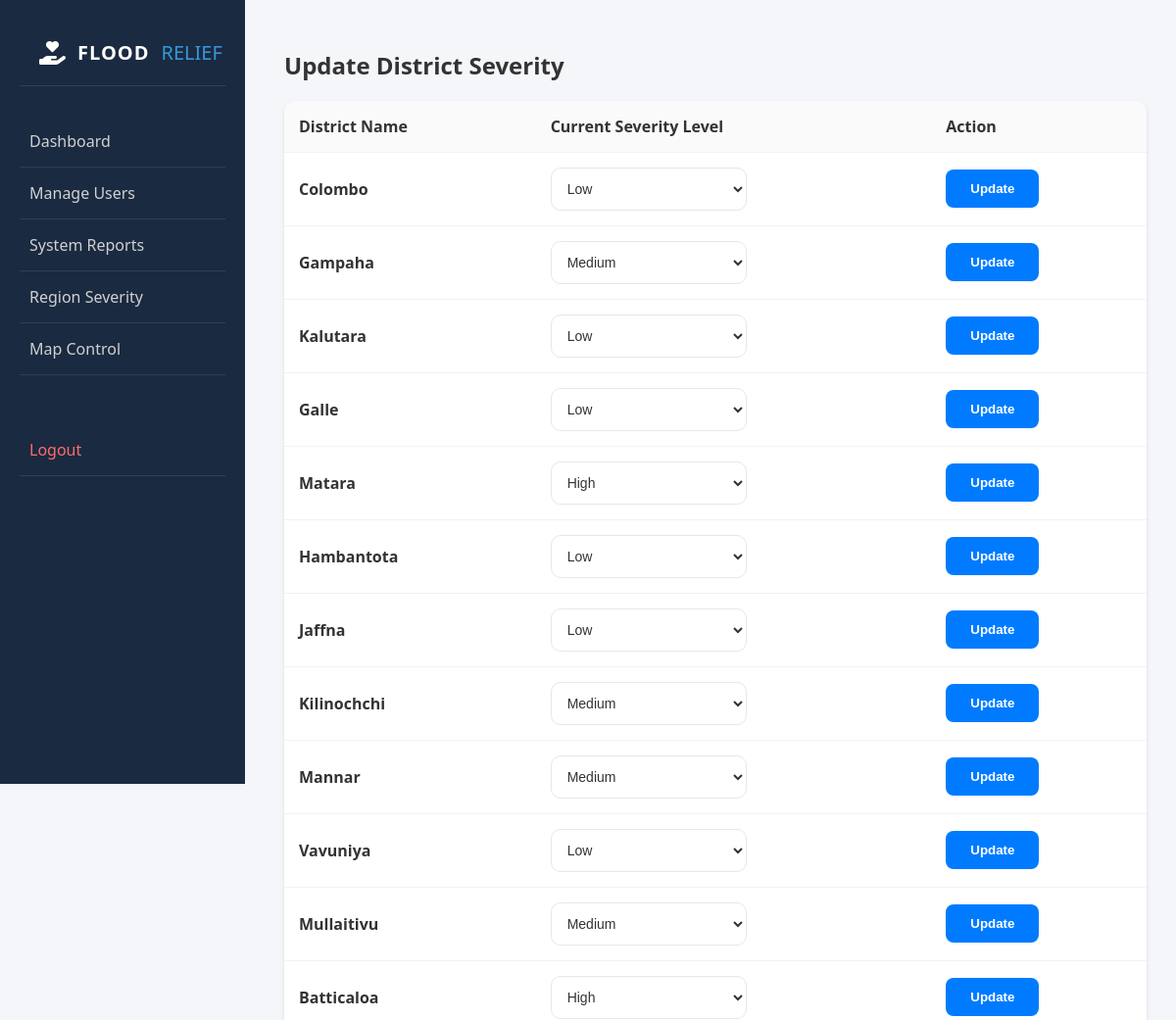
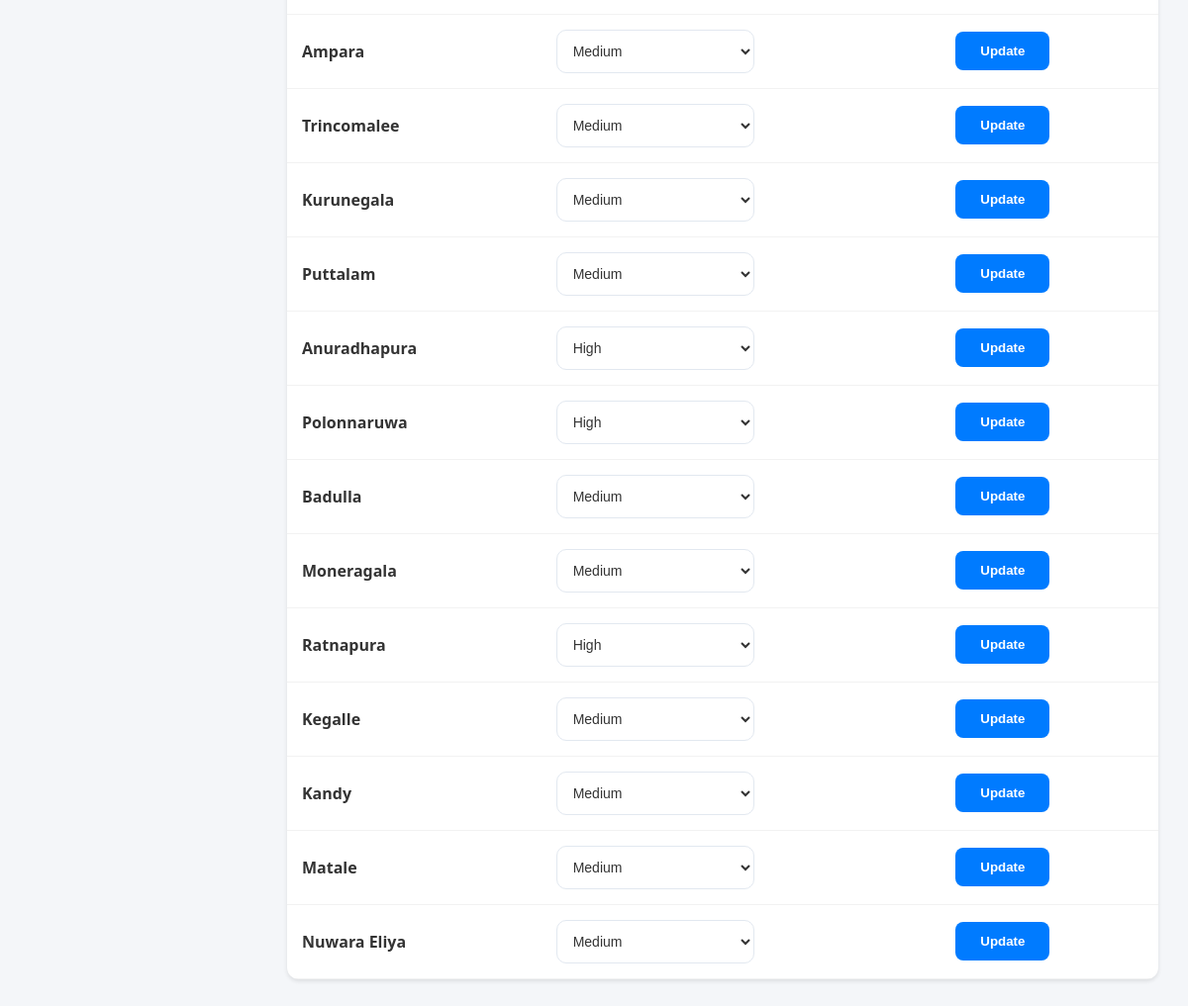
The page /manage_reigon.php on the database its author committed (2 pictures, top to bottom).
### tables this page shows
CREATE TABLE `regions` (
  `id` int(11) NOT NULL,
  `district_name` varchar(100) NOT NULL,
  `severity_level` enum('Low','Medium','High') NOT NULL
);

### manage_reigon.php (the view, shortened to what this page needs)
<?php
require_once 'db_config.php';
$result = $conn->query("SELECT * FROM regions");
?>
<!DOCTYPE html>
<html lang="en">
<head>
    <link rel="stylesheet" href="https://cdnjs.cloudflare.com/ajax/libs/font-awesome/6.4.0/css/all.min.css">
    <link rel="stylesheet" href="stylesAdmin.css">
</head>
<body class="lightMode">
    <div class="sidebar">
        <div class="logo-box" style="padding:20px;">
            <i class="fa-solid fa-hand-holding-heart protection-icon"></i>
            <span class="brand-flood">FLOOD </span><span class="brand-relief">RELIEF</span>
        </div>
        <ul>
            <li><a href="admin_page.html">Dashboard</a></li>
            <li><a href="admin_users.php">Manage Users</a></li>
            <li><a href="admin_reports.php">System Reports</a></li>
            <li><a href="manage_reigon.php">Region Severity</a></li>
            <li><a href="map.html">Map Control</a></li>
            <li style="margin-top: 50px;"><a href="login.html" style="color: #ff6b6b;">Logout</a></li>
        </ul>
    </div>
    <div class="main-content">
        <h2>Update District Severity</h2>
        <div class="table-section">
            <table>
                <thead>
                    <tr>
                        <th>District Name</th>
                        <th>Current Severity Level</th>
                        <th>Action</th>
                    </tr>
                </thead>
                <tbody>
                    <?php while($row = $result->fetch_assoc()): ?>
                    <tr>
                        <td><strong><?php echo $row['district_name']; ?></strong></td>
                        <form action="update_severity.php" method="POST">
                            <td>
                                <select name="severity" class="admin-dropdown" style="width: 200px;">
                                    <option value="Low" <?php if($row['severity_level']=='Low') echo 'selected'; ?>>Low</option>
                                    <option value="Medium" <?php if($row['severity_level']=='Medium') echo 'selected'; ?>>Medium</option>
                                    <option value="High" <?php if($row['severity_level']=='High') echo 'selected'; ?>>High</option>
                                </select>
                            </td>
                            <td>
                                <button type="submit" class="summary-btn" style="margin-top:0;">Update</button>
                            </td>
                        </form>
                    </tr>
                    <?php endwhile; ?>
                </tbody>
            </table>
        </div>
    </div>
</body>
</html>

### stylesAdmin.css (style rules this page uses)
:root { --sidebar-bg: #1a2a40; --main-bg: #f4f6f9; --text-color: #333; --card-bg: white; --primary-blue: #007bff; }
body { font-family: 'Segoe UI', Tahoma, Geneva, Verdana, sans-serif; margin: 0; display: flex; background: var(--main-bg); color: var(--text-color); transition: all 0.3s ease; }
.logo-box { padding: 10px 20px; display: flex; align-items: center; gap: 12px; border-bottom: 1px solid rgba(255, 255, 255, 0.1); margin-bottom: 20px; }
.protection-icon { font-size: 24px; color: #fff; }
.brand-flood { font-size: 20px; font-weight: 800; color: #fff; letter-spacing: 1px; }
.brand-relief { font-size: 20px; font-weight: 400; color: #3498db; }
.sidebar { width: 250px; background: var(--sidebar-bg); color: white; height: 100vh; padding: 20px; box-sizing: border-box; position: fixed; }
.sidebar ul { list-style: none; padding: 0; margin-top: 30px; }
.sidebar ul li { border-bottom: 1px solid rgba(255,255,255,0.1); }
.sidebar ul li a { display: block; padding: 15px 10px; color: #d1d1d1; text-decoration: none; transition: 0.3s; cursor: pointer; }
.main-content { flex: 1; padding: 30px; margin-left: 250px; }
.admin-dropdown { flex: 1; padding: 12px; border-radius: 10px; border: 1px solid #e2e8f0; background: var(--card-bg); color: var(--text-color); font-size: 14px; cursor: pointer; }
.table-section { background: var(--card-bg); border-radius: 12px; overflow: hidden; box-shadow: 0 2px 4px rgba(0,0,0,0.1); }
table { width: 100%; border-collapse: collapse; }
th, td { padding: 15px; text-align: left; border-bottom: 1px solid rgba(0,0,0,0.05); }
th { background: rgba(0,0,0,0.02); color: var(--text-color); font-weight: 600; }
.summary-btn { margin-top: 25px; padding: 12px 25px; background: var(--primary-blue); color: white; border: none; border-radius: 8px; font-weight: 600; cursor: pointer; transition: 0.3s; }
.admin-dropdown, input[name="search"] { color: #333 !important; background-color: #fff !important; }
.main-content { margin-left: 260px; padding: 30px; }

### rows shown on the page
regions: district_name "Colombo", severity "Low"
regions: district_name "Gampaha", severity "Medium"
regions: district_name "Kalutara", severity "Low"
regions: district_name "Galle", severity "Low"
regions: district_name "Matara", severity "High"
regions: district_name "Hambantota", severity "Low"
regions: district_name "Jaffna", severity "Low"
regions: district_name "Kilinochchi", severity "Medium"
regions: district_name "Mannar", severity "Medium"
regions: district_name "Vavuniya", severity "Low"
regions: district_name "Mullaitivu", severity "Medium"
regions: district_name "Batticaloa", severity "High"
regions: district_name "Ampara", severity "Medium"
regions: district_name "Trincomalee", severity "Medium"
regions: district_name "Kurunegala", severity "Medium"
regions: district_name "Puttalam", severity "Medium"
regions: district_name "Anuradhapura", severity "High"
regions: district_name "Polonnaruwa", severity "High"
regions: district_name "Badulla", severity "Medium"
regions: district_name "Moneragala", severity "Medium"
regions: district_name "Ratnapura", severity "High"
regions: district_name "Kegalle", severity "Medium"
regions: district_name "Kandy", severity "Medium"
regions: district_name "Matale", severity "Medium"
regions: district_name "Nuwara Eliya", severity "Medium"
